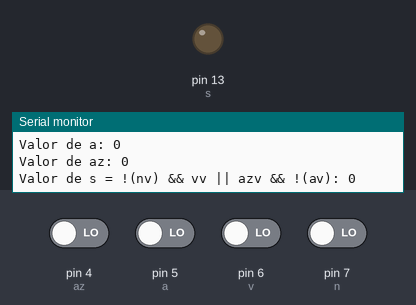
Bench run of a sketch on a simulated Arduino Uno, built with avr-gcc and run on an emulated ATmega328P. On the bench: output pins drawn as LEDs (lit = HIGH), the last lines printed to the serial monitor. The inputs (shaded band) are chosen by the test bench; at power-on: pin 4 (az), pin 5 (a), pin 6 (v), pin 7 (n) LOW.

Above: at 2.8 s.
2.9 s: pin 4 (az) driven HIGH
At 3.9 s:
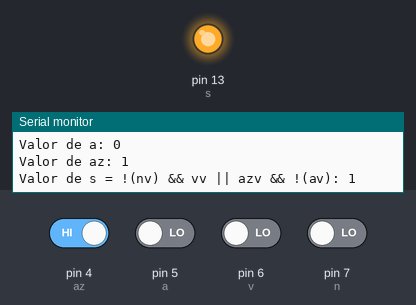
4.6 s: pin 4 (az) driven LOW
At 6.2 s:
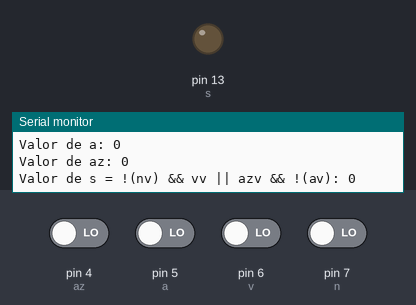
6.7 s: pin 6 (v) driven HIGH
At 8.4 s:
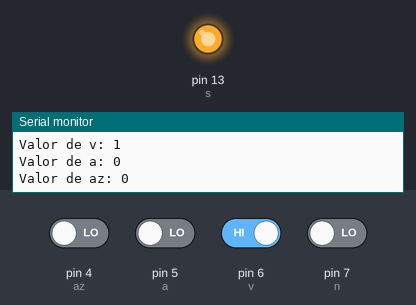
Timing chart, 0 to 9.9 s (numbered marks = the images above; inputs shaded):
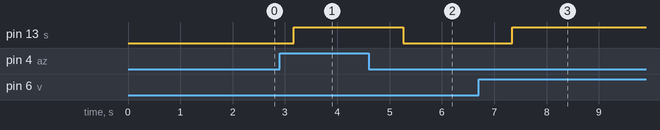

The sketch:

test_map_karnaugh.ino
```cpp
// pins de entradas
int n  = 7;
int v  = 6;
int a  = 5;
int az = 4;

// pins de salidas

int s = 13;


// valores de entradas

int nv  = 0;
int vv  = 0;
int av  = 0;
int azv = 0;

// valores de salida
int sv = 0;


void setup() {
  // put your setup code here, to run once:
  pinMode(n,  INPUT);
  pinMode(v,  INPUT);
  pinMode(a,  INPUT);
  pinMode(az, INPUT);

  pinMode(s,  OUTPUT);

  Serial.begin(9600);

}

void loop() {
  // put your main code here, to run repeatedly:
  nv  = digitalRead(n);
  vv  = digitalRead(v);
  av  = digitalRead(a);
  azv = digitalRead(az);

  Serial.print("Valor de n: ");
  Serial.println(nv);

  Serial.print("Valor de v: ");
  Serial.println(vv);

  Serial.print("Valor de a: ");
  Serial.println(av);

  Serial.print("Valor de az: ");
  Serial.println(azv);

  sv = !(nv) && vv || azv && !(av);

  Serial.print("Valor de s = !(nv) && vv || azv && !(av): ");
  Serial.println(sv);

  if(sv){
    digitalWrite(s, HIGH);
  } else {
    digitalWrite(s, LOW);

  }

  delay(1000);

}
```

Measured:
- after the input at 2.9 s, pin 13 (s): LOW → HIGH after 0.27 s
- after the input at 4.6 s, pin 13 (s): HIGH → LOW after 0.66 s
- after the input at 6.7 s, pin 13 (s): LOW → HIGH after 0.64 s
